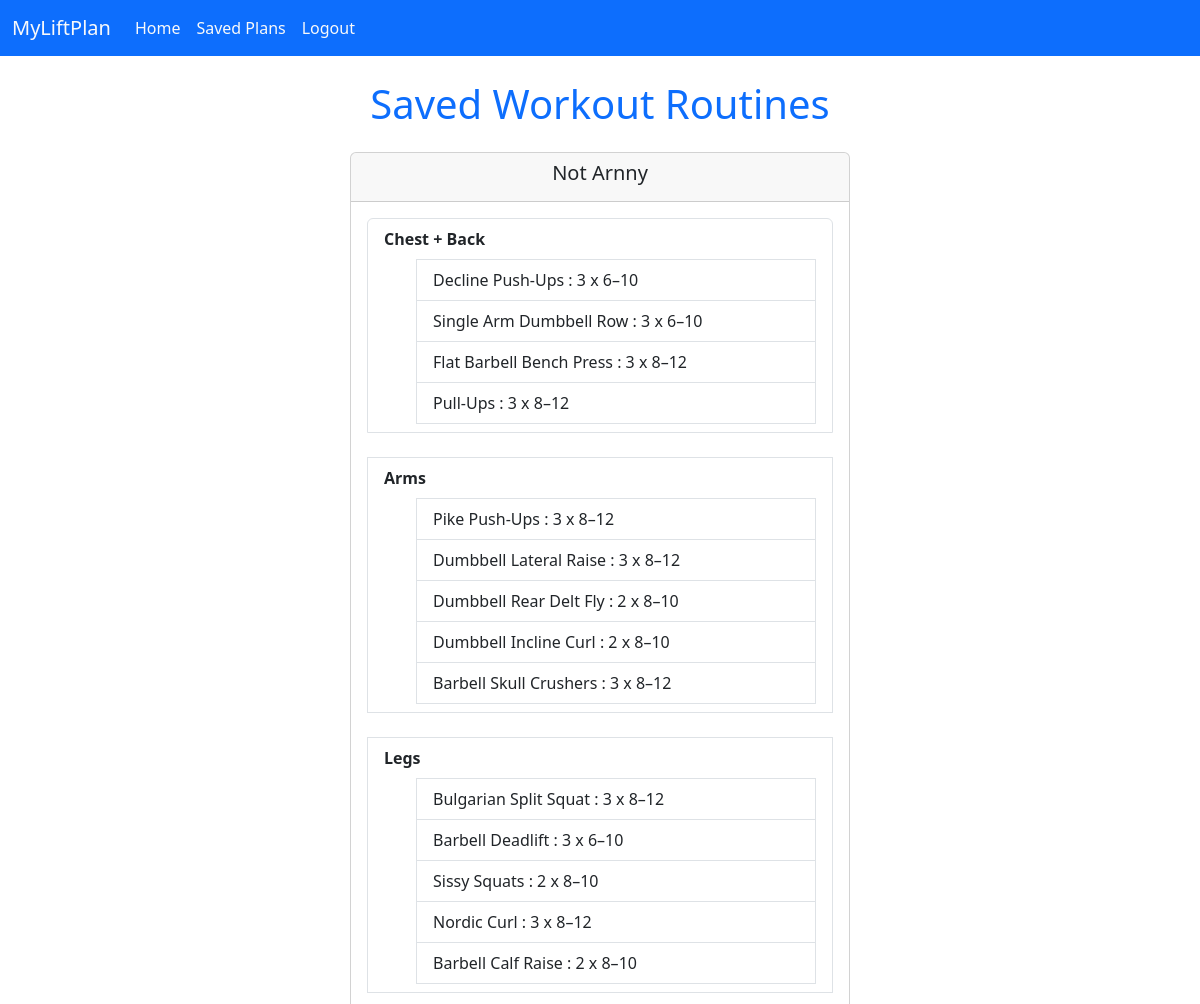
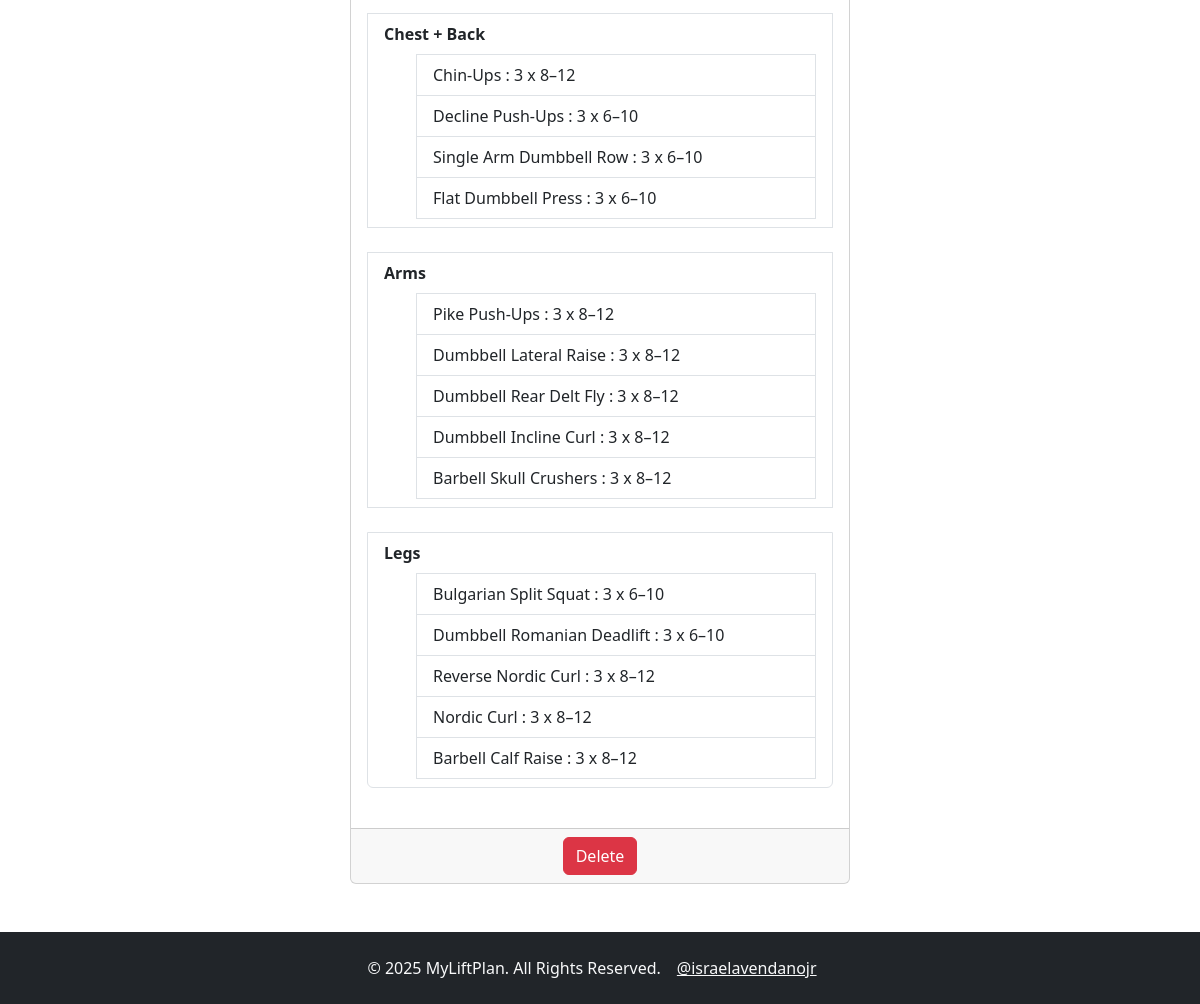
The app's page /saved_plans (signed in) with its own data (2 pictures, top to bottom).
### website/models.py (models this page shows, shortened)
class SavedPlan(db.Model):
    id = db.Column(db.Integer, primary_key=True)
    split_name = db.Column(db.String(100), nullable=False)
    plan = db.Column(db.Text, unique=True, nullable=False)
    user_id = db.Column(db.Integer, db.ForeignKey('user.id'), nullable=False)
    def get_plan_data(self):
            try:
                return json.loads(self.plan)  # Convert JSON string back to dict
            except json.JSONDecodeError as e:
                return {}

class Exercise(db.Model):
    id = db.Column(db.Integer, primary_key=True)
    name = db.Column(db.String(100), nullable=False)
    role_id = db.Column(db.Integer, db.ForeignKey('exercise_role.id'), nullable=False)
    role = db.relationship('ExerciseRole', backref='exercises')
    equipment = db.Column(db.String(100), nullable=False)
    type = db.Column(Enum(ExerciseType, name="exercise_type_enum"), nullable=False)

### website/views.py (the view)
@views.route('/saved_plans')
@login_required
def saved_plans():
    plans = SavedPlan.query.filter_by(user_id=current_user.id).all()
    exercises = Exercise.query.all()
    exercises_by_role = defaultdict(list)
    exercises_by_role_serializable = defaultdict(list)
    for exercise in exercises:
        role_name = exercise.role.name  # turn ExerciseRole into plain string
        exercises_by_role_serializable[role_name].append({
            'id': exercise.id,
            'name': exercise.name,
        })
    return render_template("saved_plans.html", user=current_user, plans=plans, exercises_by_role=exercises_by_role_serializable)

### website/__init__.py (called while the page is built)
def create_app():
    app = Flask(__name__)
    app.config['SECRET_KEY'] = 'hjdaksdhjkasdhjklasdhjka'
    app.config['SQLALCHEMY_DATABASE_URI'] = f'sqlite:///{DB_NAME}'
    db.init_app(app)
    from .views import views
    from .auth import auth
    app.register_blueprint(views, url_prefix='/')
    app.register_blueprint(auth, url_prefix='/')
    from .models import User, WorkoutPreferences, WorkoutSplit, WorkoutDay, ExerciseRole, Exercise, SavedPlan
    with app.app_context():
        db.create_all()
    login_manager = LoginManager()
    login_manager.login_view = 'auth.login'
    login_manager.init_app(app)
    @login_manager.user_loader
    def load_user(id):
        return User.query.get(int(id))
    return app

### website/templates/saved_plans.html (shortened to what this page needs)
{% extends "base.html" %}
{% block content %}
<div class="container mt-4">
    <h1 class="text-center mb-4 text-primary">Saved Workout Routines</h1>
    {% if plans %}
    <div id="workoutCarousel" class="carousel slide" data-bs-ride="false">
        <div class="carousel-inner">
            {% for plan in plans %}
            <div class="carousel-item {% if loop.first %}active{% endif %}">
                <div class="card mx-auto" style="max-width: 500px;">
                    <div class="card-header text-center">
                        <h5 class="card-title" data-bs-toggle="modal" data-bs-target="#renamePlanModal" data-plan-id="{{ plan.id }}" data-current-name="{{ plan.split_name }}">
                            {{ plan.split_name }}
                        </h5>
                    </div>
                    <div class="card-body">
                        <ul class="list-group">
                            {% for day in plan.get_plan_data().days %}
                            <li class="list-group-item border-top mb-4">
                                <strong class="mb-2 d-block">{{ day.name }}</strong>
                                <ul>
                                    {% for exercise in day.exercises %}
                                    <li class="list-group-item" data-bs-toggle="modal" data-bs-target="#exerciseModal"
                                        data-exercise-id="{{ exercise.id }}" data-exercise-name="{{ exercise.name }}"
                                        data-exercise-role="{{ exercise.role.name }}" data-sets="{{ exercise.sets }}"
                                        data-start-reps="{{ exercise.start_reps }}" data-end-reps="{{ exercise.end_reps }}" data-plan-id="{{ plan.id }}">
                                        {% if exercise.toFailure %}
                                            {{ exercise.name }} : {{ exercise.sets }} x AMRAP
                                        {% else %}
                                            {{ exercise.name }} : {{ exercise.sets }} x {{ exercise.start_reps }}–{{ exercise.end_reps }}
                                        {% endif %}
                                    </li>
                                    {% endfor %}
                                </ul>
                            </li>
                            {% endfor %}
                        </ul>
                    </div>
                    <div class="card-footer text-center">
                        <form method="POST" action="{{ url_for('views.delete_plan', plan_id=plan.id) }}" style="display:inline;">
                            <button type="submit" class="btn btn-danger"
                                onclick="return confirm('Are you sure you want to delete this plan?');">Delete</button>
                        </form>
                    </div>
                </div>
            </div>
            {% endfor %}
        </div>
        {% if 1 < plans|length %}
        <button class="carousel-control-prev" type="button" data-bs-target="#workoutCarousel" data-bs-slide="prev">
            <span class="carousel-control-prev-icon" aria-hidden="true"></span>
        </button>
        <button class="carousel-control-next" type="button" data-bs-target="#workoutCarousel" data-bs-slide="next">
            <span class="carousel-control-next-icon" aria-hidden="true"></span>
        </button>
        {% endif %}
    </div>
    {% else %}
    <p class="text-center">No workout plans available. Please generate a plan first.</p>
    {% endif %}
</div>
{% endblock %}

### website/templates/base.html (shortened to what this page needs)
<!DOCTYPE html>
<html lang="en">
<head>
  <link href="https://cdn.jsdelivr.net/npm/bootstrap@5.3.0/dist/css/bootstrap.min.css" rel="stylesheet">
</head>
<body class="text-dark">
  <nav class="navbar navbar-expand-lg navbar-light bg-primary">
    <div class="container-fluid">
      <a class="navbar-brand text-light" href="/">MyLiftPlan</a>
      <div class="collapse navbar-collapse" id="navbarNav">
        <ul class="navbar-nav">
          {% if user.is_authenticated %}
          <li class="nav-item">
            <a class="nav-link active text-light" href="/">Home</a>
          </li>
          <li class="nav-item">
            <a class="nav-link text-light" href="/saved_plans">Saved Plans</a>
          </li>
          <li class="nav-item">
            <a class="nav-link text-light" href="/logout">Logout</a>
          </li>
          {% endif %}
        </ul>
      </div>
    </div>
  </nav>
  <main class="container my-4">
    {% block content %}{% endblock %}
  </main>
  <footer class="bg-dark text-light text-center py-4 mt-5">
    <div class="container">
      <div class="d-flex justify-content-center align-items-center">
        <p class="mb-0 me-3">&copy; 2025 MyLiftPlan. All Rights Reserved.</p>
        <a href="https://www.israelavendanojr.com/" target="_blank" class="text-light me-3">@israelavendanojr</a>
      </div>
    </div>
  </footer>
</body>
</html>

### records on screen
SavedPlan: split_name "Not Arnny", name "Chest + Back" "Arms" "Legs" "Chest + Back" "Arms" "Legs"
Exercise: name "Decline Push-Ups", sets "3", start_reps "6", end_reps "10"
Exercise: name "Single Arm Dumbbell Row", sets "3", start_reps "6", end_reps "10"
Exercise: name "Flat Barbell Bench Press", sets "3", start_reps "8", end_reps "12"
Exercise: name "Pull-Ups", sets "3", start_reps "8", end_reps "12"
Exercise: name "Pike Push-Ups", sets "3", start_reps "8", end_reps "12"
Exercise: name "Dumbbell Lateral Raise", sets "3", start_reps "8", end_reps "12"
Exercise: name "Dumbbell Rear Delt Fly", sets "2", start_reps "8", end_reps "10", sets "3", end_reps "12"
Exercise: name "Dumbbell Incline Curl", sets "2", start_reps "8", end_reps "10", sets "3", end_reps "12"
Exercise: name "Barbell Skull Crushers", sets "3", start_reps "8", end_reps "12"
Exercise: name "Bulgarian Split Squat", sets "3", start_reps "8", end_reps "12", start_reps "6", end_reps "10"
Exercise: name "Barbell Deadlift", sets "3", start_reps "6", end_reps "10"
Exercise: name "Sissy Squats", sets "2", start_reps "8", end_reps "10"
Exercise: name "Nordic Curl", sets "3", start_reps "8", end_reps "12"
Exercise: name "Barbell Calf Raise", sets "2", start_reps "8", end_reps "10", sets "3", end_reps "12"
Exercise: name "Chin-Ups", sets "3", start_reps "8", end_reps "12"
Exercise: name "Flat Dumbbell Press", sets "3", start_reps "6", end_reps "10"
Exercise: name "Dumbbell Romanian Deadlift", sets "3", start_reps "6", end_reps "10"
Exercise: name "Reverse Nordic Curl", sets "3", start_reps "8", end_reps "12"
